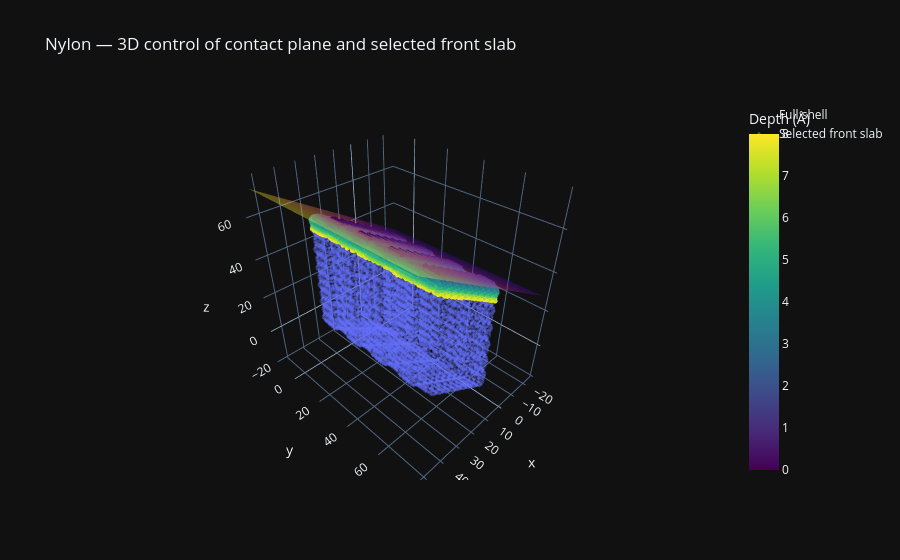

Source (notebook cell):
### Markdown cell above
## 12. Controllo 3D

- shell completo;
- spessore frontale selezionato, colorato per depth;
- contact plane.

### Code cell
def plane_patch(
    plane,
    u_axis,
    v_axis,
    half_size=45.0,
    resolution=25,
):
    origin = np.asarray(plane.point, dtype=float)

    grid = np.linspace(-half_size, half_size, resolution)
    U, V = np.meshgrid(grid, grid)

    xyz = (
        origin[None, None, :]
        + U[:, :, None] * u_axis[None, None, :]
        + V[:, :, None] * v_axis[None, None, :]
    )

    return xyz[..., 0], xyz[..., 1], xyz[..., 2]


plane_x, plane_y, plane_z = plane_patch(
    contact_plane,
    u_axis,
    v_axis,
    half_size=PLANE_HALF_SIZE_A,
)

fig3d = go.Figure()

fig3d.add_trace(
    go.Scatter3d(
        x=shell_df["x"],
        y=shell_df["y"],
        z=shell_df["z"],
        mode="markers",
        marker=dict(size=1.5, opacity=0.25),
        name="Full shell",
    )
)

fig3d.add_trace(
    go.Scatter3d(
        x=front_df["x"],
        y=front_df["y"],
        z=front_df["z"],
        mode="markers",
        marker=dict(
            size=3,
            color=front_df["depth_A"],
            colorscale="Viridis",
            colorbar=dict(title="Depth (Å)"),
        ),
        name="Selected front slab",
    )
)

fig3d.add_trace(
    go.Surface(
        x=plane_x,
        y=plane_y,
        z=plane_z,
        opacity=0.35,
        showscale=False,
        name="Contact plane",
    )
)

fig3d.update_layout(
    title="Nylon — 3D control of contact plane and selected front slab",
    scene_aspectmode="data",
)

fig3d.show()

### Figure 1 — Plotly figure (JSON) as saved in the notebook; plotly's stock layout.template omitted (floating-point values rounded to 4 significant figures; data arrays with more than 128 entries replaced by an {"elided": "..."} marker saying what was removed)
{"data": [{"marker": {"opacity": 0.25, "size": 1.5}, "mode": "markers", "name": "Full shell", "x": {"elided": "26638 float values"}, "y": {"elided": "26638 float values"}, "z": {"elided": "26638 float values"}, "type": "scatter3d"}, {"marker": {"color": {"elided": "6148 float values"}, "colorbar": {"title": {"text": "Depth (Å)"}}, "colorscale": [[0.0, "#440154"], [0.1111, "#482878"], [0.2222, "#3e4989"], [0.3333, "#31688e"], [0.4444, "#26828e"], [0.5556, "#1f9e89"], [0.6667, "#35b779"], [0.7778, "#6ece58"], [0.8889, "#b5de2b"], [1.0, "#fde725"]], "size": 3}, "mode": "markers", "name": "Selected front slab", "x": {"elided": "6148 float values"}, "y": {"elided": "6148 float values"}, "z": {"elided": "6148 float values"}, "type": "scatter3d"}, {"name": "Contact plane", "opacity": 0.35, "showscale": false, "x": {"elided": "25x25 float values"}, "y": {"elided": "25x25 float values"}, "z": {"elided": "25x25 float values"}, "type": "surface"}], "layout": {"scene": {"aspectmode": "data"}, "title": {"text": "Nylon — 3D control of contact plane and selected front slab"}}}
